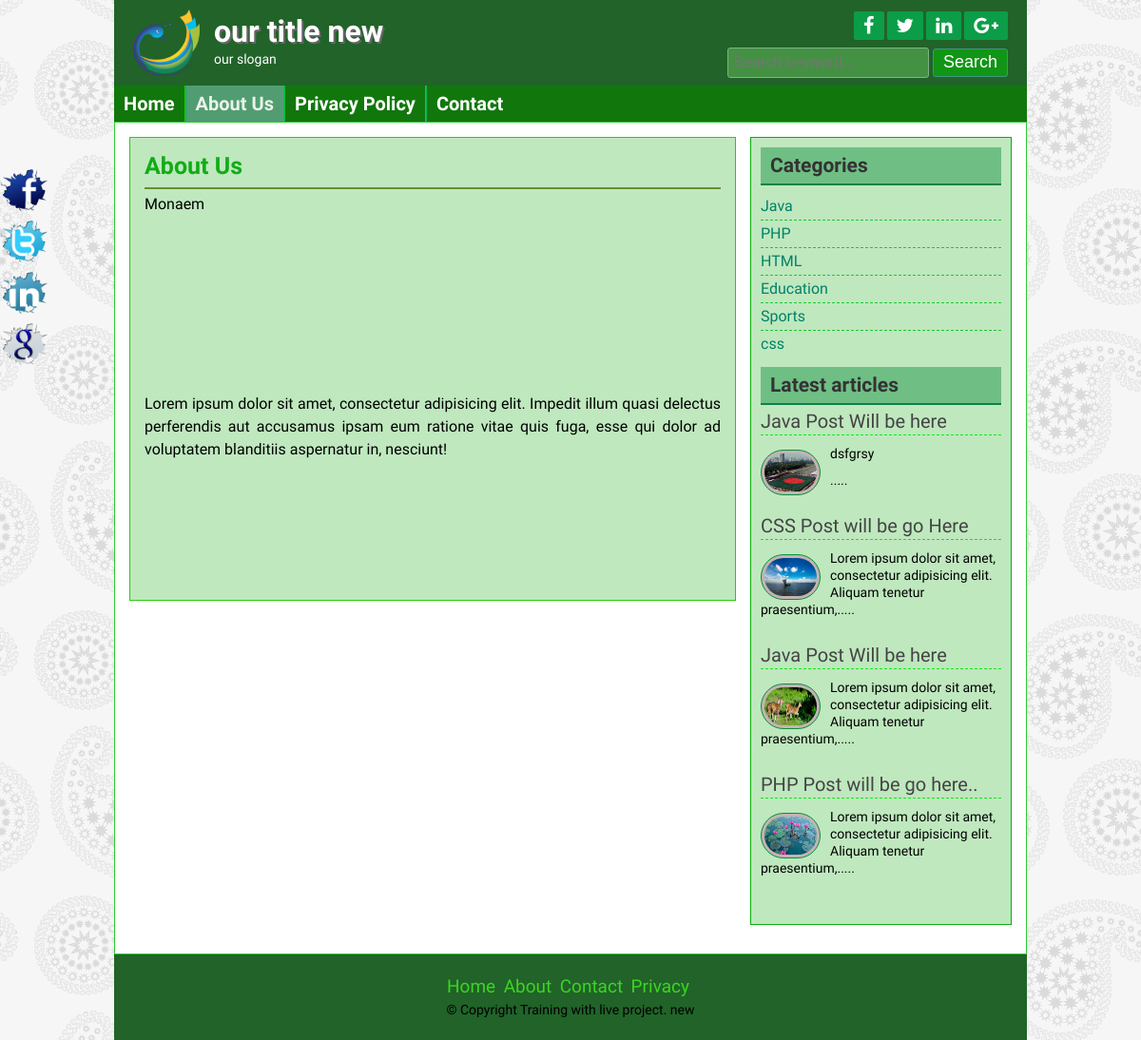
/about.php?pageid=1, run on the app's committed database.
### tables this page shows
CREATE TABLE IF NOT EXISTS `title_slogan` (
  `id` int(11) NOT NULL AUTO_INCREMENT,
  `title` varchar(255) NOT NULL,
  `slogan` varchar(255) NOT NULL,
  `logo` varchar(255) NOT NULL,
  PRIMARY KEY (`id`)
);

CREATE TABLE IF NOT EXISTS `add_page` (
  `id` int(11) NOT NULL AUTO_INCREMENT,
  `name` varchar(255) NOT NULL,
  `body` text NOT NULL,
  PRIMARY KEY (`id`)
);

CREATE TABLE IF NOT EXISTS `tbl_category` (
  `id` bigint(20) NOT NULL AUTO_INCREMENT,
  `name` varchar(50) NOT NULL,
  PRIMARY KEY (`id`)
);

CREATE TABLE IF NOT EXISTS `tbl_post` (
  `id` int(11) NOT NULL AUTO_INCREMENT,
  `cat` bigint(20) DEFAULT NULL,
  `titel` varchar(255) NOT NULL,
  `body` text NOT NULL,
  `image` varchar(255) NOT NULL,
  `author` varchar(50) NOT NULL,
  `tags` varchar(255) NOT NULL,
  `date` timestamp NOT NULL,
  `userid` int(11) NOT NULL,
  PRIMARY KEY (`id`),
  KEY `tbl_post_cat_foreign` (`cat`)
);

CREATE TABLE IF NOT EXISTS `tbl_footer` (
  `id` int(11) NOT NULL AUTO_INCREMENT,
  `name` varchar(255) NOT NULL,
  PRIMARY KEY (`id`)
);

### lib/Database.php (called while the page is built, shortened)
<?php
Class Database{
	public $host   = DB_HOST;
	public $user   = DB_USER;
	public $pass   = DB_PASS;
	public $dbname = DB_NAME;
	public $link;
	public function connectDB(){
	$this->link = new mysqli($this->host, $this->user, $this->pass, $this->dbname);
 }
	public function select($sql){
		$result = $this->link->query($sql) or die($this->link->error.__LINE__);
		if($result->num_rows > 0){
			return $result;
		} else {
			return false;
		}
	}
}

### helpers/Format.php (called while the page is built, shortened)
<?php
$path=dirname(realpath(__FILE__));
include_once $path.'/../lib/Database.php';
class Format
{
	public function textShorten($text, $limit = 400){
		$text = $text." ";
		$text = substr($text,0,$limit);
		$text = substr($text, 0, strrpos($text," "));
		$text=$text.".....";
		return $text;
	}
	public function title(){
       $data=$_SERVER['SCRIPT_FILENAME'];
       $data=basename($data, '.php');
       $data = ucfirst($data);
      if ($data == 'Index') {
      	return "Home";
      }else{
      	return $data;
      }
	}
}
?>

### about.php (the view)
<?php include 'inc/header.php';?>
<?php
if (!isset($_GET['pageid']) || ($_GET['pageid']) == NULL ) {
  header("Location:404.php");
} else{
  $id=$_GET['pageid'];
}
?>
<div class="contentsection contemplete clear">
  <div class="maincontent clear">
    <div class="about">
     <?php
     $pagequery="SELECT * from add_page where
     id='$id'";
     $page=$db->select($pagequery);
     if ($page) {
       while ($result=$page->fetch_assoc()) {
        ?>
        <h2><?php echo $result['name']; ?></h2>
        <?php echo $result['body']; ?>
      <?php } }?>
    </div>
  </div>
  <?php include "inc/sidebar.php";?>
  <?php include "inc/footer.php";?>

### inc/header.php (shortened to what this page needs)
<?php
	$path= dirname(realpath(__FILE__));
	include $path.'/../lib/Database.php';
	include $path.'/../helpers/Format.php';
	$db = new Database();
	$fm = new Format();
?>
<!DOCTYPE html>
<html>
<head>
	<?php include 'scripts/css.php';?>
</head>
<body>
<div class="headersection templete clear">
<a href="index.php">
	<div class="logo">
		<?php
		$query="SELECT * from  title_slogan where id='1'";
		$result=$db->select($query);
		if ($result) {
			$data=$result->fetch_assoc();
			?>
			<img src="admin/<?php echo $data['logo'];?>" alt="Logo"/>
			<h2><?php echo $data['title'];?></h2>
			<p><?php echo $data['slogan'];?></p>
		<?php }?>
	</div>
</a>
<div class="social clear">
	<div class="icon clear">
		<a href="#" target="_blank"><i class="fa fa-facebook"></i></a>
		<a href="#" target="_blank"><i class="fa fa-twitter"></i></a>
		<a href="#" target="_blank"><i class="fa fa-linkedin"></i></a>
		<a href="#" target="_blank"><i class="fa fa-google-plus"></i></a>
	</div>
	<div class="searchbtn clear">
		<form action="search.php" method="GET">
			<input type="text" name="search" placeholder="Search keyword..."/>
			<input type="submit" name="submit" value="Search"/>
		</form>
	</div>
</div>
</div>
<div class="navsection templete">
<ul>
	<li><a  <?php if ($fm->title()=='Home') {
		echo 'id="active"';
	}?> href="index.php">Home</a></li>
	<?php
	$sql="SELECT * from add_page";
	$pages=$db->select($sql);
	if ($pages) {
		while ($result=$pages->fetch_assoc()) {
			?>
			<li><a <?php
			if (isset($_GET['pageid']) && $_GET['pageid']==$result['id']) {
				echo 'id="active"';
			}
			?> href="about.php?pageid=<?php echo $result['id'];?>"><?php echo $result['name'];?></a></li>
		<?php } }?>
		<li><a <?php if ($fm->title()=='Contact') {
			echo 'id="active"';
		}?> href="contact.php">Contact</a></li>
	</ul>
</div>

### inc/sidebar.php
<div class="sidebar clear">
	<div class="samesidebar clear">
		<h2>Categories</h2>
		<ul>
			<?php
			$query="SELECT * from tbl_category";
			$category = $db->select($query);
			if($category){
				while($result=$category->fetch_assoc()){
					?>
					<li><a href="posts.php?c=<?php echo $result['id'];?>"><?php echo $result['name'];?></a></li>
				<?php } } else { ?>
					<li>NO Category Created</a></li>
				<?php }?>
			</ul>
		</div>
		<div class="samesidebar clear">
			<h2>Latest articles</h2>
			<?php
			$query="SELECT * from tbl_post limit 5";
			$post=$db->select($query);
			if($post){
				while($result=$post->fetch_assoc()){
					?>
					<div class="popular clear">
						<h3><a href="post.php?id=<?php echo $result['id'];?>"> <?php echo $result['titel'];?></h3>
							<a href="post.php?id=<?php echo $result['id'];?>"><img src="admin/<?php echo $result['image'];?>" alt="post image"/> </a>
							<p><?php echo $fm->textShorten($result['body'],100); ?> </p>
						</div>
					<?php } } else { header ("location:404.php");}?>
				</div>
			</div>

### inc/footer.php (shortened to what this page needs)
</div>
	<div class="footersection templete clear">
	  <div class="footermenu clear">
		<ul>
			<li><a href="#">Home</a></li>
			<li><a href="#">About</a></li>
			<li><a href="#">Contact</a></li>
			<li><a href="#">Privacy</a></li>
		</ul>
	  </div>
    <?php
$query="SELECT * from tbl_footer where id='1' ";
$data=$db->select($query);
if ($data) {
    while ($result=$data->fetch_assoc()) {
?>
	  <p>&copy; <?php echo $result['name'];?> </p>
<?php } }?>
	</div>
	<div class="fixedicon clear">
		<a href="http://www.facebook.com"><img src="images/fb.png" alt="Facebook"/></a>
		<a href="http://www.twitter.com"><img src="images/tw.png" alt="Twitter"/></a>
		<a href="http://www.linkedin.com"><img src="images/in.png" alt="LinkedIn"/></a>
		<a href="http://www.google.com"><img src="images/gl.png" alt="GooglePlus"/></a>
	</div>
</body>
</html>

### style.css (style rules this page uses)
* { margin:0;padding:0;outline:0 }
body { font-family: 'Source Sans Pro', sans-serif;font-size:14px;line-height:18px;color:#000;background:url(images/bg.png)repeat fixed 0 0 #fff; }
.templete { width:960px;margin:0 auto; }
.contemplete { margin: 0 auto; width: 928px; }
.clear { overflow: hidden; }
input[type="text"], input[type="email"] { border: 1px solid #cfc5b6; border-radius: 3px; margin-bottom: 5px; padding: 5px; width: 300px; }
input[type="submit"] { background: #b7801c none repeat scroll 0 0; border: 1px solid #e6af4b; color: #fff; cursor: pointer; font-size: 20px; padding: 1px 10px; }
.headersection { background: #ca932f none repeat scroll 0 0; color: #fff; }
.logo { float: left; width: 580px; }
.logo img { float: left; margin-right: 15px; padding-bottom: 10px; padding-left: 20px; padding-top: 10px; width: 70px; }
.logo h2 { color: #fff; font-size: 32px; margin-bottom: 11px; margin-top: 24px; text-shadow: 2px 2px 0 #666; }
.logo p { color:#fff; }
.social { float: right; margin-right: 20px; margin-top: 12px; text-align: right; width: 360px; }
.icon { float: right; }
.icon a { background: #a56e0a none repeat scroll 0 0; border-radius: 2px; color: #fff; display: block; float: left; font-size: 20px; margin-left: 3px; padding: 5px 10px; }
.searchbtn { float: right; margin-top: 8px; }
.searchbtn input[type="text"] { border: 1px solid #A56E0A; width: 200px; background: #FFE07C; font-size: 16px; height: 20px; }
.searchbtn input[type="submit"] { border: 1px solid #9d6602; border-radius: 3px; font-size: 18px; height: 30px; padding-left: 10px; padding-right: 10px; padding-top: 0; cursor: pointer; }
.navsection { background: none repeat scroll 0 0 #e6af4b; min-height: 38px; }
.navsection ul { margin:0;padding:0;list-style:none; }
.navsection ul li { border-left: 1px solid #fdc662; border-right: 1px solid #c18a26; display: block; float: left; position:relative; }
.navsection ul li:first-child { border-left: 0px solid #fdc662; }
.navsection ul li:last-child { border-right: 0px solid #c18a26; }
.navsection ul li a { color: #fff; display: block; font-size: 20px; font-weight: bold; padding: 10px; text-decoration: none; }
.navsection ul li a:hover, #active { background:#FEF4E5;color:#333; }
.contentsection { background: #ffffff none repeat scroll 0 0; border: 1px solid #ca932f; padding: 15px; }
.maincontent { background: #fef4e5 none repeat scroll 0 0; border: 1px solid #ded4c5; float: left; margin: 0 15px 15px 0; padding: 8px 15px; width: 606px; }
.about { font-size: 16px; line-height: 24px; text-align: justify; }
.about p { font-size: 16px; line-height: 24px; margin-bottom: 10px; text-align: justify; min-height: 200px; }
.samepost h2, .about h2 { border-bottom: 2px solid #e0d6c7; color: #ac7511; font-size: 25px; margin-bottom: 4px; padding: 10px 10px 10px 0; }
.sidebar { background: #fef4e5 none repeat scroll 0 0; border: 1px solid #ded4c5; float: right; margin-bottom: 15px; margin-top: 0; padding: 10px; width: 253px; }
.samesidebar { margin-bottom: 10px; }
.samesidebar h2 { background: #e6af4b none repeat scroll 0 0; border-bottom: 2px solid #b7801c; color: #333; margin-bottom: 8px; padding: 10px; }
.samesidebar ul { padding:0;margin:0;list-style:none; }
.samesidebar ul li { border-bottom: 1px dashed #e9c05c; font-size: 16px; padding: 5px 8px 5px 0; }
.samesidebar ul li:last-child { border-bottom: 0px dashed #e9c05c; }
.samesidebar ul li a { color: #814a00; text-decoration: none; }
.samesidebar p { margin-bottom: 10px; }
.popular { margin-bottom: 20px; }
.popular h3 { border-bottom: 1px dashed #b7801c; font-size: 20px; font-weight: normal; margin-bottom: 10px; padding-bottom: 5px; }
.popular h3 a { text-decoration:none;color:#444 }
.popular img { background: #fff none repeat scroll 0 0; border: 1px solid #f6bf5b; border-radius: 30px; float: left; height: 40px; margin-right: 10px; margin-top: 5px; padding: 3px; width: 55px; }
.footersection { height:90px;background:#B7801C;text-align:center }
.footermenu { margin-top: 25px; margin-bottom: 5px; }
.footermenu ul { padding:0;margin:0;list-style:none;text-align:center; }
.footermenu ul li { display:inline-block; }
.footermenu ul li a { color: #E6AF4B; font-size: 19px; margin-right: 5px; text-decoration: none; }
.fixedicon { left: 0; position: fixed; top: 175px; width: 60px; }
.fixedicon img { width: 50px; }

### data on the page
title_slogan: logo (picture), title "our title new", slogan "our slogan"
add_page: name "About Us", body "Monaem Lorem ipsum dolor sit amet, consectetur adipisicing elit. Impedit illum quasi delectus perferendis aut accusamus ipsam eum ratione vitae quis fuga, esse qui dolor ad voluptatem blanditiis aspernatur in, nesciunt!"
add_page: name "Privacy Policy"
tbl_category: name "Java"
tbl_category: name "PHP"
tbl_category: name "HTML"
tbl_category: name "Education"
tbl_category: name "Sports"
tbl_category: name "css"
tbl_post: titel "Java Post Will be here", image (picture), body "dsfgrsy ....."
tbl_post: titel "CSS Post will be go Here", image (picture), body "Lorem ipsum dolor sit amet, consectetur adipisicing elit. Aliquam tenetur praesentium,....."
tbl_post: titel "Java Post Will be here", image (picture), body "Lorem ipsum dolor sit amet, consectetur adipisicing elit. Aliquam tenetur praesentium,....."
tbl_post: titel "PHP Post will be go here..", image (picture), body "Lorem ipsum dolor sit amet, consectetur adipisicing elit. Aliquam tenetur praesentium,....."
tbl_footer: name "Copyright Training with live project. new"
